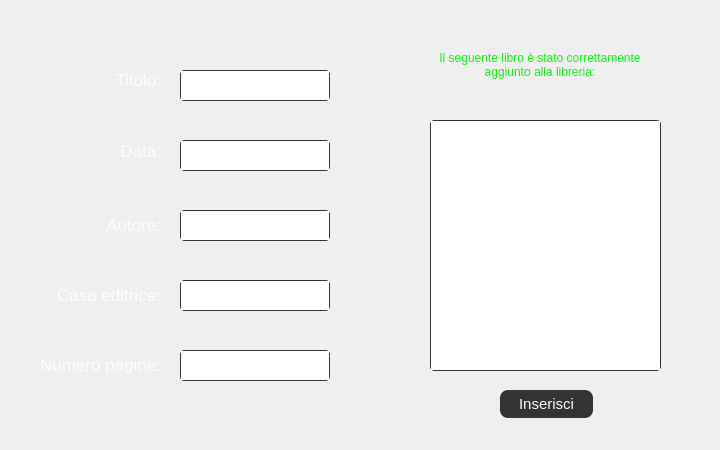
<?xml version="1.0" encoding="UTF-8"?>
<ui version="4.0">
 <class>inserisciNuovoLibro</class>
 <widget class="QDialog" name="inserisciNuovoLibro">
  <property name="geometry">
   <rect>
    <x>0</x>
    <y>0</y>
    <width>720</width>
    <height>450</height>
   </rect>
  </property>
  <property name="windowTitle">
   <string>LibreriaDigitale</string>
  </property>
  <widget class="QTextEdit" name="titoloLTextEdit">
   <property name="geometry">
    <rect>
     <x>180</x>
     <y>70</y>
     <width>150</width>
     <height>31</height>
    </rect>
   </property>
   <property name="styleSheet">
    <string notr="true">*{
color: #fdfdff;
border: 1px solid #333333;
font-family: &quot;Garamond&quot;;
border-radius: 4px;
font-size: 12pt;
}</string>
   </property>
   <property name="verticalScrollBarPolicy">
    <enum>Qt::ScrollBarAlwaysOff</enum>
   </property>
  </widget>
  <widget class="QTextEdit" name="dataLTextEdit">
   <property name="geometry">
    <rect>
     <x>180</x>
     <y>140</y>
     <width>150</width>
     <height>31</height>
    </rect>
   </property>
   <property name="styleSheet">
    <string notr="true">*{
color: #fdfdff;
border: 1px solid #333333;
font-family: &quot;Garamond&quot;;
border-radius: 4px;
font-size: 12pt;
}</string>
   </property>
   <property name="verticalScrollBarPolicy">
    <enum>Qt::ScrollBarAlwaysOff</enum>
   </property>
  </widget>
  <widget class="QTextEdit" name="autoreLTextEdit">
   <property name="geometry">
    <rect>
     <x>180</x>
     <y>210</y>
     <width>150</width>
     <height>31</height>
    </rect>
   </property>
   <property name="styleSheet">
    <string notr="true">*{
color: #fdfdff;
border: 1px solid #333333;
font-family: &quot;Garamond&quot;;
border-radius: 4px;
font-size: 12pt;
}</string>
   </property>
   <property name="verticalScrollBarPolicy">
    <enum>Qt::ScrollBarAlwaysOff</enum>
   </property>
  </widget>
  <widget class="QTextEdit" name="casaEditriceLTextEdit">
   <property name="geometry">
    <rect>
     <x>180</x>
     <y>280</y>
     <width>150</width>
     <height>31</height>
    </rect>
   </property>
   <property name="styleSheet">
    <string notr="true">*{
color: #fdfdff;
border: 1px solid #333333;
font-family: &quot;Garamond&quot;;
border-radius: 4px;
font-size: 12pt;
}</string>
   </property>
   <property name="verticalScrollBarPolicy">
    <enum>Qt::ScrollBarAlwaysOff</enum>
   </property>
  </widget>
  <widget class="QTextEdit" name="numPagineLTextEdit">
   <property name="geometry">
    <rect>
     <x>180</x>
     <y>350</y>
     <width>150</width>
     <height>31</height>
    </rect>
   </property>
   <property name="styleSheet">
    <string notr="true">*{
color: #fdfdff;
border: 1px solid #333333;
font-family: &quot;Garamond&quot;;
border-radius: 4px;
font-size: 12pt;
}</string>
   </property>
   <property name="verticalScrollBarPolicy">
    <enum>Qt::ScrollBarAlwaysOff</enum>
   </property>
  </widget>
  <widget class="QLabel" name="titoloLLabel">
   <property name="geometry">
    <rect>
     <x>90</x>
     <y>70</y>
     <width>71</width>
     <height>21</height>
    </rect>
   </property>
   <property name="styleSheet">
    <string notr="true">*{
color: #fdfdff;
font-family: &quot;Garamond&quot;;
font-size: 13pt;
}</string>
   </property>
   <property name="text">
    <string>&lt;html&gt;&lt;head/&gt;&lt;body&gt;&lt;p&gt;&lt;span style=&quot; color:#fdfdff;&quot;&gt;Titolo:&lt;/span&gt;&lt;/p&gt;&lt;/body&gt;&lt;/html&gt;</string>
   </property>
   <property name="alignment">
    <set>Qt::AlignRight|Qt::AlignTrailing|Qt::AlignVCenter</set>
   </property>
  </widget>
  <widget class="QLabel" name="dataLLabel">
   <property name="geometry">
    <rect>
     <x>100</x>
     <y>140</y>
     <width>61</width>
     <height>21</height>
    </rect>
   </property>
   <property name="styleSheet">
    <string notr="true">*{
color: #fdfdff;
font-family: &quot;Garamond&quot;;
font-size: 13pt;
}</string>
   </property>
   <property name="text">
    <string>&lt;html&gt;&lt;head/&gt;&lt;body&gt;&lt;p&gt;&lt;span style=&quot; color:#fdfdff;&quot;&gt;Data:&lt;/span&gt;&lt;/p&gt;&lt;/body&gt;&lt;/html&gt;</string>
   </property>
   <property name="alignment">
    <set>Qt::AlignRight|Qt::AlignTrailing|Qt::AlignVCenter</set>
   </property>
  </widget>
  <widget class="QLabel" name="autoreLLabel">
   <property name="geometry">
    <rect>
     <x>90</x>
     <y>210</y>
     <width>71</width>
     <height>31</height>
    </rect>
   </property>
   <property name="styleSheet">
    <string notr="true">*{
color: #fdfdff;
font-family: &quot;Garamond&quot;;
font-size: 13pt;
}</string>
   </property>
   <property name="text">
    <string>&lt;html&gt;&lt;head/&gt;&lt;body&gt;&lt;p&gt;&lt;span style=&quot; color:#fdfdff;&quot;&gt;Autore:&lt;/span&gt;&lt;/p&gt;&lt;/body&gt;&lt;/html&gt;</string>
   </property>
   <property name="alignment">
    <set>Qt::AlignRight|Qt::AlignTrailing|Qt::AlignVCenter</set>
   </property>
  </widget>
  <widget class="QLabel" name="casaEditriceLLabel">
   <property name="geometry">
    <rect>
     <x>40</x>
     <y>280</y>
     <width>121</width>
     <height>31</height>
    </rect>
   </property>
   <property name="styleSheet">
    <string notr="true">*{
color: #fdfdff;
font-family: &quot;Garamond&quot;;
font-size: 13pt;
}</string>
   </property>
   <property name="text">
    <string>&lt;html&gt;&lt;head/&gt;&lt;body&gt;&lt;p&gt;&lt;span style=&quot; color:#fdfdff;&quot;&gt;Casa editrice:&lt;/span&gt;&lt;/p&gt;&lt;/body&gt;&lt;/html&gt;</string>
   </property>
   <property name="alignment">
    <set>Qt::AlignRight|Qt::AlignTrailing|Qt::AlignVCenter</set>
   </property>
  </widget>
  <widget class="QLabel" name="numPagineLLabel">
   <property name="geometry">
    <rect>
     <x>10</x>
     <y>350</y>
     <width>151</width>
     <height>31</height>
    </rect>
   </property>
   <property name="styleSheet">
    <string notr="true">*{
color: #fdfdff;
font-family: &quot;Garamond&quot;;
font-size: 13pt;
}</string>
   </property>
   <property name="text">
    <string>&lt;html&gt;&lt;head/&gt;&lt;body&gt;&lt;p&gt;&lt;span style=&quot; color:#fdfdff;&quot;&gt;Numero pagine:&lt;/span&gt;&lt;/p&gt;&lt;/body&gt;&lt;/html&gt;</string>
   </property>
   <property name="alignment">
    <set>Qt::AlignRight|Qt::AlignTrailing|Qt::AlignVCenter</set>
   </property>
  </widget>
  <widget class="QPushButton" name="inserisciNuovoLibroButton">
   <property name="geometry">
    <rect>
     <x>500</x>
     <y>390</y>
     <width>93</width>
     <height>28</height>
    </rect>
   </property>
   <property name="styleSheet">
    <string notr="true">*{
border-radius: 8px;
background-color:#333333; 
border: none;
color: white;
padding: 2px;
text-align: center;
font-size: 15px;
font-family: &quot;Garamond&quot;;
}

:hover {
background-color: #676767;
}

:pressed{
border: 1px solid #E0E2E2;
}</string>
   </property>
   <property name="text">
    <string>Inserisci</string>
   </property>
  </widget>
  <widget class="QPlainTextEdit" name="libroInseritoTextEdit">
   <property name="geometry">
    <rect>
     <x>430</x>
     <y>120</y>
     <width>231</width>
     <height>251</height>
    </rect>
   </property>
   <property name="styleSheet">
    <string notr="true">*{
color: #fdfdff;
border: 1px solid #333333;
font-family: &quot;Garamond&quot;;
border-radius: 4px;
font-size: 10pt;
}</string>
   </property>
   <property name="readOnly">
    <bool>true</bool>
   </property>
  </widget>
  <widget class="QLabel" name="libroInseritoLabel">
   <property name="geometry">
    <rect>
     <x>430</x>
     <y>40</y>
     <width>220</width>
     <height>51</height>
    </rect>
   </property>
   <property name="text">
    <string>&lt;html&gt;&lt;head/&gt;&lt;body&gt;&lt;p align=&quot;center&quot;&gt;&lt;span style=&quot; color:#00ff00;&quot;&gt;Il seguente libro è stato correttamente aggiunto alla libreria:&lt;/span&gt;&lt;/p&gt;&lt;/body&gt;&lt;/html&gt;</string>
   </property>
   <property name="wordWrap">
    <bool>true</bool>
   </property>
  </widget>
 </widget>
 <resources/>
 <connections/>
</ui>
